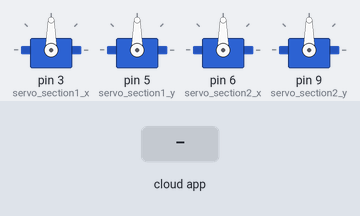
Simulated run of this sketch. Board: Arduino Uno, built with avr-gcc and run on an emulated ATmega328P. Shown: 4 × servo. The test bench sets the inputs (shaded band). The ROS host is connected and sends only what is stated.

Above: at 1.2 s.
1.3 s: the phone or cloud app sets Servox_sec1_us to 0
At 2.1 s:
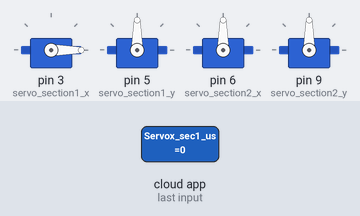
2.8 s: the phone or cloud app sets Servoy_sec1_us to 0
At 3.1 s:
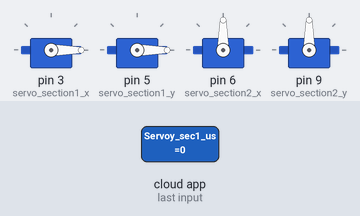
4.3 s: the phone or cloud app sets Servox_sec2_us to 0
At 5.5 s:
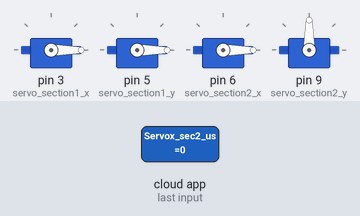
5.8 s: the phone or cloud app sets Servoy_sec2_us to 0
At 6.7 s:
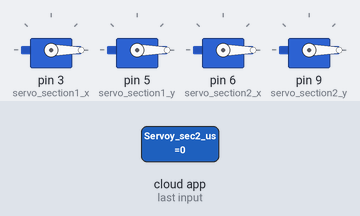
Timing chart, 0 to 8.3 s (numbered marks = the images above; inputs shaded):
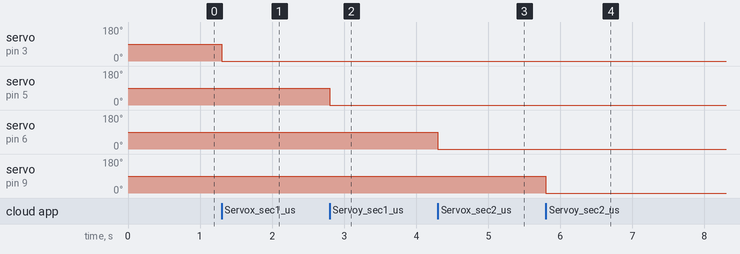

The sketch:

motor_driver.ino
```cpp
#include <Servo.h>
#include <ros.h>
#include <std_msgs/UInt16.h>

ros::NodeHandle  nh;

Servo servo_section1_x;
Servo servo_section1_y;
Servo servo_section2_x;
Servo servo_section2_y;

void servox_sec1_cb( const std_msgs::UInt16& cmd_msg){
  servo_section1_x.writeMicroseconds(cmd_msg.data);
}

void servoy_sec1_cb( const std_msgs::UInt16& cmd_msg){
  servo_section1_y.writeMicroseconds(cmd_msg.data);
}

void servox_sec2_cb( const std_msgs::UInt16& cmd_msg){
  servo_section2_x.writeMicroseconds(cmd_msg.data);
}

void servoy_sec2_cb( const std_msgs::UInt16& cmd_msg){
  servo_section2_y.writeMicroseconds(cmd_msg.data);
}

ros::Subscriber<std_msgs::UInt16> sub1("Servox_sec1_us", servox_sec1_cb);
ros::Subscriber<std_msgs::UInt16> sub2("Servoy_sec1_us", servoy_sec1_cb);
ros::Subscriber<std_msgs::UInt16> sub3("Servox_sec2_us", servox_sec2_cb);
ros::Subscriber<std_msgs::UInt16> sub4("Servoy_sec2_us", servoy_sec2_cb);

void setup(){
  nh.initNode();
  nh.subscribe(sub1);
  nh.subscribe(sub2);
  nh.subscribe(sub3);
  nh.subscribe(sub4);

  servo_section1_x.attach(3); //attach it to pin 3
  servo_section1_y.attach(5); //attach it to pin 5
  servo_section2_x.attach(6); //attach it to pin 6
  servo_section2_y.attach(9); //attach it to pin 9
}

void loop(){
  nh.spinOnce();
  delay(1);
}
```

Measured:
- after the input at 1.3 s, servo on pin 3 (servo_section1_x): 90° → 0° at once
- after the input at 2.8 s, servo on pin 5 (servo_section1_y): 90° → 0° at once
- after the input at 4.3 s, servo on pin 6 (servo_section2_x): 90° → 0° at once
- after the input at 5.8 s, servo on pin 9 (servo_section2_y): 90° → 0° at once
